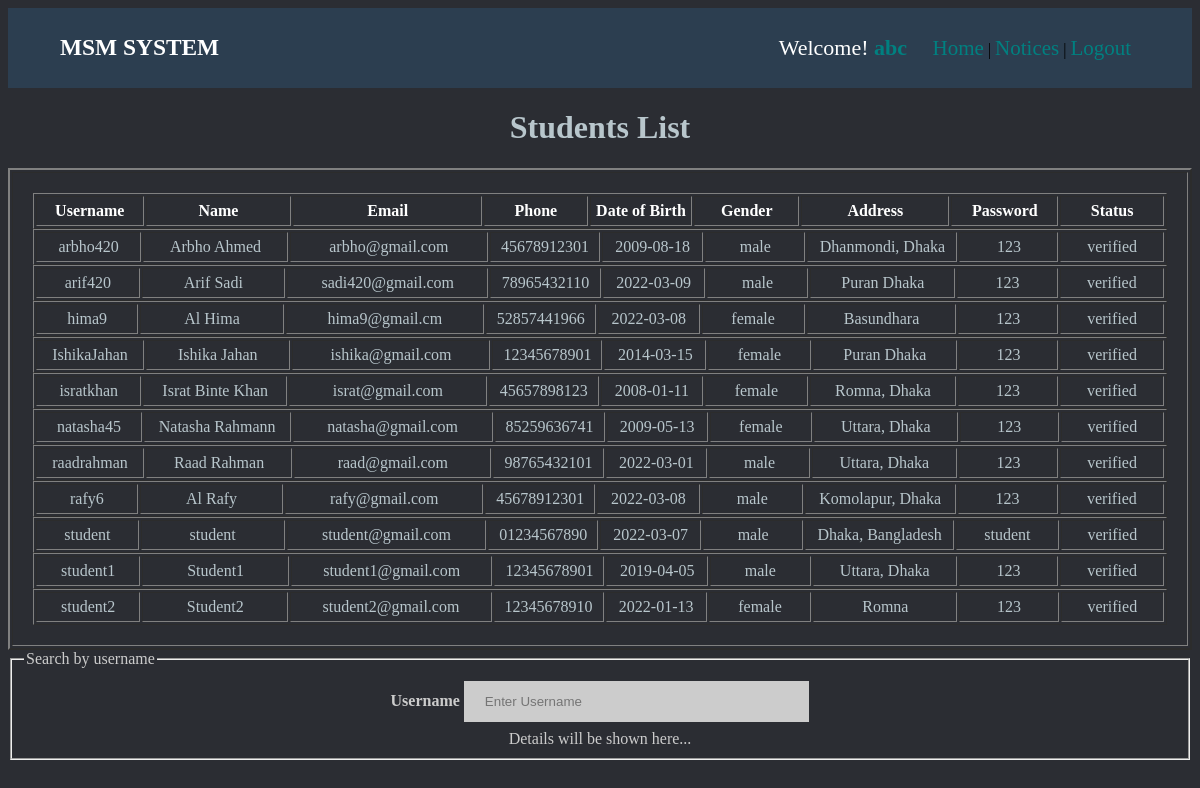
/views/admin/adminStudentsList.php (signed in), run on the app's committed database.
### tables this page shows
CREATE TABLE `users` (
  `users` varchar(15) NOT NULL,
  `username` varchar(20) NOT NULL,
  `name` varchar(30) NOT NULL,
  `email` varchar(30) NOT NULL,
  `phone` varchar(11) NOT NULL,
  `dob` date NOT NULL,
  `gender` varchar(8) NOT NULL,
  `address` varchar(40) NOT NULL,
  `password` varchar(15) NOT NULL,
  `cpassword` varchar(15) NOT NULL,
  `status` varchar(20) NOT NULL
);

### views/admin/adminStudentsList.php (the view, shortened to what this page needs)
<!DOCTYPE html>
<html lang="en">
<head>
    <link rel="stylesheet" href="../../assets/css/adminStudentsList.css">
</head>
<body>
    <div class="top-section">
        <table style="width: 100%;">
            <tr>
                <td class="logo-title"><h3><a href="../adminHome.php">MSM SYSTEM</a></h3></td>
                <td style="width: 35%;">
                    <span class="welcome">Welcome! <span style="color: red;"> <b>
                        <a href="adminProfile.php?username=<?php echo $_COOKIE["loggedName"]; ?>" style="text-decoration: none;"><?php echo $_COOKIE["loggedName"]; ?></a>
                    </b></span></span>
                    <span class="top-menu">
                    <a href="../adminHome.php">Home</a>  |
                        <a href="../../views/admin/adminNoticesList.php">Notices</a>  |
                    <a href="../../controllers/logout.php">Logout</a>
                    </span>
                </td>
            </tr>
        </table>
    </div>
    <div class="main-section">
    <center>
    <h1 style="color: #B8C6CC;">Students List</h1>
    <table border="2" style="width: 100%;">
        <tr>
            <td style="width: 100%; padding: 20px;">
<html>
    <center>
    <table border="1" class="student-table">
    <tr>
        <th style="width: 100px;">Username</th>
        <th style="width: 150px;">Name</th>
        <th style="width: 200px;">Email</th>
        <th style="width: 100px;">Phone</th>
        <th style="width: 100px;">Date of Birth</th>
        <th style="width: 100px;">Gender</th>
        <th style="width: 150px;">Address</th>
        <th style="width: 100px;">Password</th>
        <th style="width: 100px;">Status</th>
    </tr>
</table>
    </center>
</html>
<?php
        $con = mysqli_connect('localhost', 'root', '', 'webtech');
        $sql = "select * from users where users = 'student' and status = 'verified' or status = 'blocked'";
        $res = mysqli_query($con, $sql);
        while($userArray = mysqli_fetch_assoc($res)){
?>
        <html>
        <center>
        <table border="1" class="student-table">
            <tr>
                <td style="width: 100px; "><?=$userArray['username']?></td>
                <td style="width: 150px; "><?=$userArray['name']?></td>
                <td style="width: 200px; "><?=$userArray['email']?></td>
                <td style="width: 100px; "><?=$userArray['phone']?></td>
                <td style="width: 100px; "><?=$userArray['dob']?></td>
                <td style="width: 100px; "><?=$userArray['gender']?></td>
                <td style="width: 150px; "><?=$userArray['address']?></td>
                <td style="width: 100px; "><?=$userArray['password']?></td>
                <td style="width: 100px; "><?=$userArray['status']?></td>
            </tr>
        </table>
        </center>
        </html>
        <?php
                }
?>
        </td>
        </tr>
    </table>
    </center>
    </div>
    <div class="student-search">
        <center>
            <form action="">
            <fieldset>
                <legend>Search by username</legend>
                <label for="username"><b>Username</b></label>
                <input type="text" placeholder="Enter Username" name="username" onkeyup="showStudent(this.value)">
                <br>
                <div id="txtHint">Details will be shown here...</div>
            </fieldset>
            </form>
        </center>
    </div>
</body>
</html>

### assets/css/adminStudentsList.css (style rules this page uses)
body { background-color: #2B2D33; }
legend, label { color: #ccc; }
#txtHint { color: #ccc; }
input { width: 30%; background-color: #ccc; padding: 12px 20px; margin: 8px 0; display: inline-block; border: 1px solid #ccc; box-sizing: border-box; }
.top-section { background-color: #2C3E50; margin: 0%; }
.logo-title { color: #B8C6CC; width: 65%; padding-left: 50px; font-size: 20px; }
.logo-title a { color: white; text-decoration: none; }
.welcome { font-size: 22px; color: white; }
.welcome a { text-decoration: none; color: #008080; }
.top-menu { padding-left: 20px; }
.top-menu a { text-decoration: none; color: #008080; font-size: 21px; }
.student-table { width: 100%; text-align: center; }
.student-table th { text-align: center; padding: 5px; color: white; }
.student-table td { text-align: center; padding: 5px; color: #B8C6CC; }

### data on the page
users: username "arbho420", name "Arbho Ahmed", email "arbho@gmail.com", phone "45678912301", dob "2009-08-18", gender "male", address "Dhanmondi, Dhaka", password "123", status "verified"
users: username "arif420", name "Arif Sadi", email "sadi420@gmail.com", phone "78965432110", dob "2022-03-09", gender "male", address "Puran Dhaka", password "123", status "verified"
users: username "hima9", name "Al Hima", email "hima9@gmail.cm", phone "52857441966", dob "2022-03-08", gender "female", address "Basundhara", password "123", status "verified"
users: username "IshikaJahan", name "Ishika Jahan", email "ishika@gmail.com", phone "12345678901", dob "2014-03-15", gender "female", address "Puran Dhaka", password "123", status "verified"
users: username "isratkhan", name "Israt Binte Khan", email "israt@gmail.com", phone "45657898123", dob "2008-01-11", gender "female", address "Romna, Dhaka", password "123", status "verified"
users: username "natasha45", name "Natasha Rahmann", email "natasha@gmail.com", phone "85259636741", dob "2009-05-13", gender "female", address "Uttara, Dhaka", password "123", status "verified"
users: username "raadrahman", name "Raad Rahman", email "raad@gmail.com", phone "98765432101", dob "2022-03-01", gender "male", address "Uttara, Dhaka", password "123", status "verified"
users: username "rafy6", name "Al Rafy", email "rafy@gmail.com", phone "45678912301", dob "2022-03-08", gender "male", address "Komolapur, Dhaka", password "123", status "verified"
users: username "student", name "student", email "student@gmail.com", phone "01234567890", dob "2022-03-07", gender "male", address "Dhaka, Bangladesh", password "student", status "verified"
users: username "student1", name "Student1", email "student1@gmail.com", phone "12345678901", dob "2019-04-05", gender "male", address "Uttara, Dhaka", password "123", status "verified"
users: username "student2", name "Student2", email "student2@gmail.com", phone "12345678910", dob "2022-01-13", gender "female", address "Romna", password "123", status "verified"

### other printed values
$_COOKIE["loggedName"] "abc"
